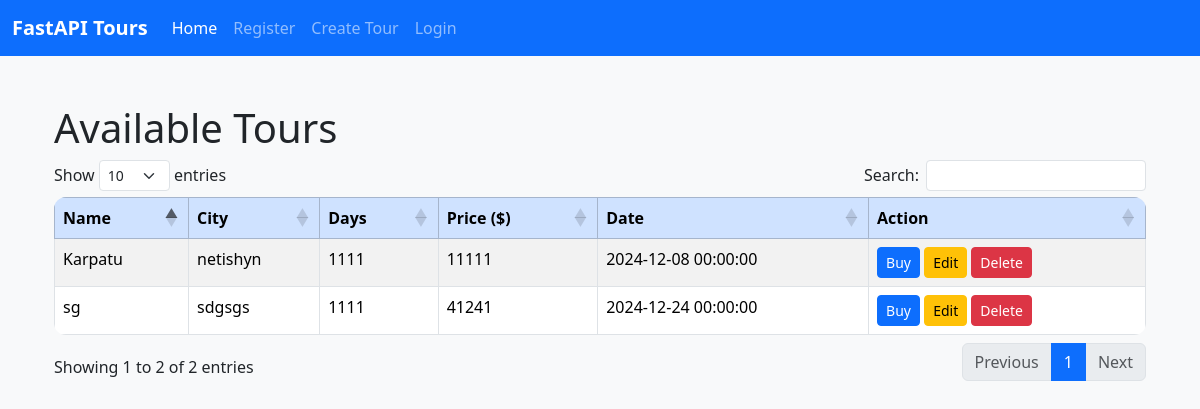
The app's page /, older data.
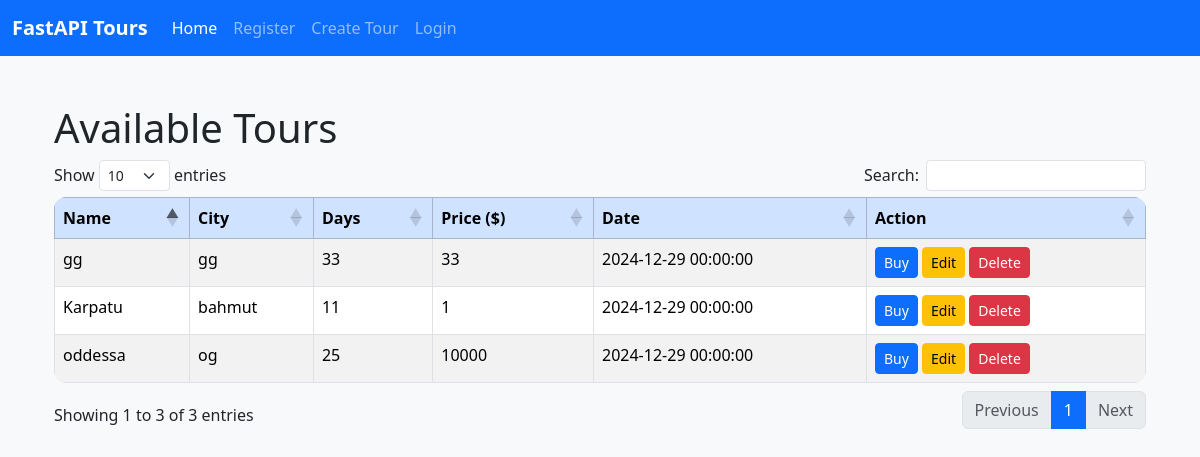
The same page, newer data.
### db.py (models this page shows)
class Tour(Base):
    __tablename__ = 'tour'          # як буде називатись табл в SQl
    id = Column(Integer, primary_key=True)
    name = Column(String(50), nullable=False)
    city = Column(String(50), nullable=False)
    days = db.Column(db.Integer, nullable=False)
    price = db.Column(db.Integer, nullable=False)
    date = Column(DateTime, nullable=False)

### views.py (the view)
@app.get('/', response_class=HTMLResponse)
def home(request: Request, db: Session = Depends(get_db)):  # параметр щоб дістати щось з бд
    tours = db.query(Tour).all()
    return templates.TemplateResponse('index.html', {'tours': tours, 'request': request})

### templates/index.html (shortened to what this page needs)
{% extends 'base.html' %}
{% block content %}
<div class="container mt-5">
    <h1>Available Tours</h1>
    <table id="toursTable" class="table table-striped table-bordered table-responsive">
        <thead class="table-primary">
            <tr>
                <th>Name</th>
                <th>City</th>
                <th>Days</th>
                <th>Price ($)</th>
                <th>Date</th>
                <th>Action</th>
            </tr>
        </thead>
        <tbody>
            {% for t in tours %}
            <tr>
                <td>{{ t.name }}</td>
                <td>{{ t.city }}</td>
                <td>{{ t.days }}</td>
                <td>{{ t.price }}</td>
                <td>{{ t.date }}</td>
                <td>
                    <form action="/buy-tour" method="get" style="display:inline;">
                        <button class="btn btn-sm btn-primary">Buy</button>
                    </form>
                    <button class="btn btn-sm btn-warning edit-tour-btn" data-id="{{ t.id }}" data-name="{{ t.name }}" data-city="{{ t.city }}" data-days="{{ t.days }}" data-price="{{ t.price }}" data-date="{{ t.date }}">Edit</button>
                    <button class="btn btn-sm btn-danger delete-tour-btn" data-id="{{ t.id }}">Delete</button>
                </td>
            </tr>
            {% endfor %}
        </tbody>
    </table>
</div>
{% endblock %}

Row changes from the older to the newer data that the page shows:
removed Tour: name "sg", city "sdgsgs", days "1111", price "41241", date "2024-12-24 00:00:00"
changed Tour "Karpatu": city "netishyn" → "bahmut"; days "1111" → "11"; price "11111" → "1"; date "2024-12-08 00:00:00" → "2024-12-29 00:00:00"
added Tour: name "oddessa", city "og", days "25", price "10000", date "2024-12-29 00:00:00"
added Tour: name "gg", city "gg", days "33", price "33", date "2024-12-29 00:00:00"
Text that changed along with them:
text written by a page script: "Show entries Search: Showing 1 to 2 of 2 entries Previous 1 Next" → "Show entries Search: Showing 1 to 3 of 3 entries Previous 1 Next"
